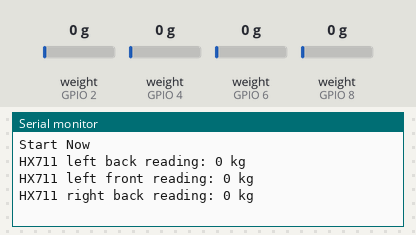
A sketch run on a simulated ESP32. Shown: the last lines printed to the serial monitor. The test bench sets the inputs (shaded band); at power-on: weight on the scale (sensors on GPIO 2, GPIO 4, GPIO 6, GPIO 8) 0 g.

Above: at 7.2 s.
7.3 s: weight on the scale (sensor on GPIO 2) set to 2500 g
At 7.56 s:
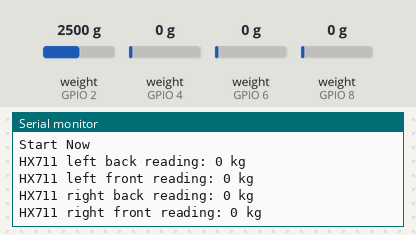
10.4 s: weight on the scale (sensor on GPIO 4) set to 2500 g
At 11.16 s:
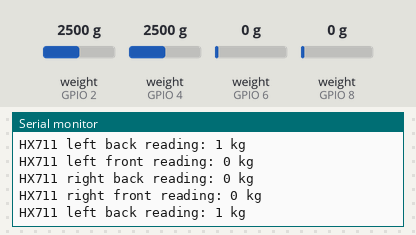
12.3 s: weight on the scale (sensor on GPIO 6) set to 2500 g
At 13.16 s:
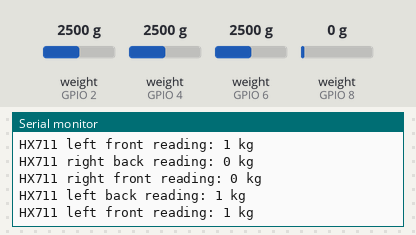
14.2 s: weight on the scale (sensor on GPIO 8) set to 2500 g
At 14.36 s:
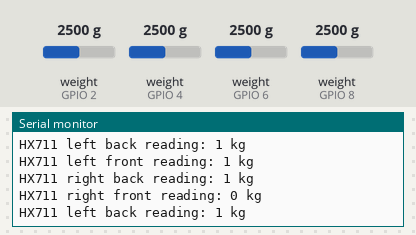
16.1 s: weight on the scale (sensor on GPIO 2) set to 4900 g
At 16.36 s:
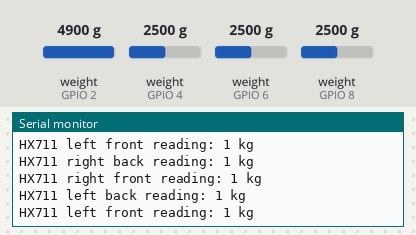
18.0 s: weight on the scale (sensor on GPIO 4) set to 4900 g
At 18.37 s:
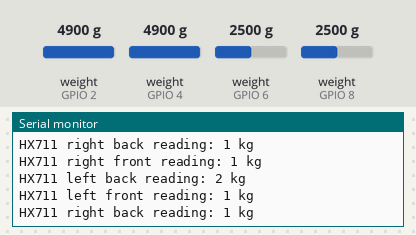
Timing chart, 0 to 20.9 s (numbered marks = the images above; inputs shaded):
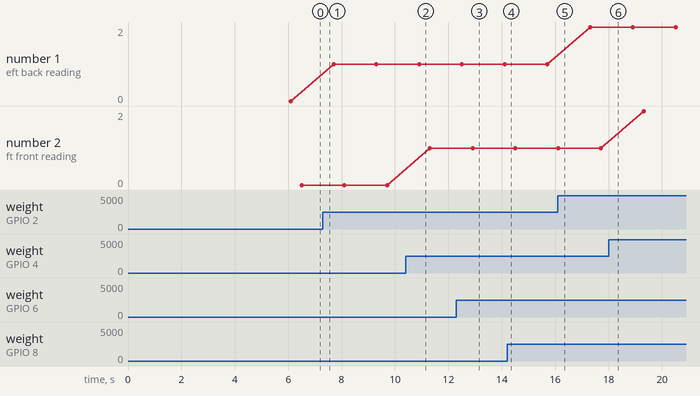

Measured:
- plotted number 1: 0 → 1 after the input at 7.3 s, 1 → 2 after the input at 16.1 s

The sketch:

loadcell_algo.ino
```cpp
/*
 UI 개발할 때 set 페이지에서 start 누르면 압력감지가 시작되도록 연동
1. 한쪽 발에서의 전족의 비율
2. 한쪽 발에서의 중+후족의 비율
3. 양발(왼발과 오른발)의 압력 비율 비교
카메라랑 연동해서 횟수 끝나면 운동 종료 or 무게 관련 알고리즘으로 바벨 들면 시작 내려놓으면 종료 그때까지 모든 시점 값 다 더해서 평균내기
원래 무게에서 바벨 들어서 무게가 증가되면 시작, 원래 무게로 돌아오면 종료
*/
// 05.12 무게 비율 구하기까지 성공 위에 주석 처리돼있는 것들만 완성하면 될듯
#include "HX711.h"

//lb= -7000 lf= -7000 , rb= -7000 , rf= -7000 캘리브레이션 값 외관 완성 후 다시 재검토 필요
// HX711 circuit wiring 각 HX711들의 포트 지정 back은 후족, front는 중족,전족 의미
const int LOADCELL_left_back_DOUT_PIN = 2;
const int LOADCELL_left_back_SCK_PIN = 3;
const int LOADCELL_left_front_DOUT_PIN = 4;
const int LOADCELL_left_front_SCK_PIN = 5;
const int LOADCELL_right_back_DOUT_PIN = 6;
const int LOADCELL_right_back_SCK_PIN = 7;
const int LOADCELL_right_front_DOUT_PIN = 8;
const int LOADCELL_right_front_SCK_PIN = 9;


HX711 scale_left_back;
HX711 scale_left_front;
HX711 scale_right_back;
HX711 scale_right_front;

// 각각의 수치들을 관리하는 구조체
struct mean
{
  long lb=0; // 왼쪽 후족 측정한 수치들의 평균
  long lf=0; // 왼쪽 전족 측정한 수치들의 평균
  long rb=0; // 오른쪽 후족 측정한 수치들의 평균
  long rf=0; // 오른쪽 전족 측정한 수치들의 평균
  long rate_left_front=0; // 왼쪽 전체 중에서 전족의 비율
  long rate_left_back=0; // 왼쪽 전체 중에서 후족의 비율
  long rate_right_front=0; // 오른쪽 전체 중에서 전족의 비율
  long rate_right_back=0; // 오른쪽 전체 중에서 후족의 비율
  long rate_both_left=0; // 양쪽발 전체에 실린 압력 중 왼쪽 발의 비율
  long rate_both_right=0; // 양쪽발 전체에 실린 압력중 오른쪽 발의 비율
};
// 구조체를 리턴하는 함수
struct mean calculate_mean()
{
  int n = 0 ; // n은 운동 하는 시간동안 측정된 수치들의 갯수
  long sum_lb =0 ; // 왼쪽 후족 압력 전체의 합
  long sum_lf =0 ; // 왼쪽 전족 압력 전체의 합
  long sum_rb =0 ; // 오른쪽 후족 압력 전체의 합
  long sum_rf =0 ; // 오른쪽 전족 압력 전체의 합
  struct mean means; // 함수에서 사용할 구조체 선언


  while(n<=10) // 테스트 용으로 n <= 10 으로 사용. 측정 시작과 끝 확실히 해야 함.
  {
    if (scale_left_back.is_ready())
    {
    long reading_left_back = scale_left_back.get_units()*0.453592;
    sum_lb = reading_left_back+sum_lb ;

    Serial.print("HX711 left back reading: ");
    Serial.print(reading_left_back);
    Serial.println(" kg ");

    }
  delay(300);
    if (scale_left_front.is_ready())
    {
    long reading_left_front = scale_left_front.get_units()*0.453592;
    sum_lf = reading_left_front+sum_lf;

    Serial.print("HX711 left front reading: ");
    Serial.print(reading_left_front);
    Serial.println(" kg ");

    }
  delay(300);
    if (scale_right_back.is_ready())
    {
    long reading_right_back = scale_right_back.get_units()*0.453592;
    sum_rb = reading_right_back+sum_rb ;

    Serial.print("HX711 right back reading: ");
    Serial.print(reading_right_back);
    Serial.println(" kg ");

    }
  delay(300);
    if (scale_right_front.is_ready())
    {
    long reading_right_front = scale_right_front.get_units()*0.453592;
    sum_rf = reading_right_front+sum_rf;

    Serial.print("HX711 right front reading: ");
    Serial.print(reading_right_front);
    Serial.println(" kg ");

    }
  delay(300);
  n++ ; // 한번 다 측정되면 n이 1증가 평균구할 때 n으로 나누기
}
//무게를 조금 더 정확하게 측정하기 위해 여러 수치에 대하여 평균으로 측정
means.lb=sum_lb/n;
means.lf=sum_lf/n;
means.rb=sum_rb/n;
means.rf=sum_rf/n;

// 1. 왼발 앞뒤 상대비율
means.rate_left_front=means.lf*100/(means.lf+means.lb);
means.rate_left_back=100-means.rate_left_front;
//2. 오른발 앞뒤 상대비율
means.rate_right_front=means.rf*100/(means.rf+means.rb);
means.rate_right_back=100-means.rate_right_front;
//3. 좌우 상대비율
means.rate_both_left=(means.lf+means.lb)*100/(means.lf+means.lb+means.rb+means.rf);
means.rate_both_right=100-means.rate_both_left;


return means; // sum_lb mean_lb로 바꾸기 나중에 회로 고쳐지면 ( ?? )
}

void setup()
{
  Serial.begin(9600);
  scale_left_back.begin(LOADCELL_left_back_DOUT_PIN, LOADCELL_left_back_SCK_PIN);
  scale_left_front.begin(LOADCELL_left_front_DOUT_PIN, LOADCELL_left_front_SCK_PIN);
  scale_right_back.begin(LOADCELL_right_back_DOUT_PIN, LOADCELL_right_back_SCK_PIN);
  scale_right_front.begin(LOADCELL_right_front_DOUT_PIN, LOADCELL_right_front_SCK_PIN);


  scale_left_back.set_scale(-10000 ); // 각자 calibration 해보고 구한 값 넣기
  scale_left_back.tare();  // 현재 값을 0으로 정한다는 코드

  scale_left_front.set_scale(-10000); // 각자 calibration 해보고 구한 값 넣기
  scale_left_front.tare();  // 현재 값을 0으로 정한다는 코드


  scale_right_back.set_scale(-10000); // 각자 calibration 해보고 구한 값 넣기
  scale_right_back.tare();  // 현재 값을 0으로 정한다는 코드


  scale_right_front.set_scale( -10000); // 각자 calibration 해보고 구한 값 넣기
  scale_right_front.tare();  // 현재 값을 0으로 정한다는 코드

  Serial.println("Start Now");
  delay(2000);
}


void loop()
{

struct mean means;
means=calculate_mean(); // 리턴되는 구조체 그대로 받아오기


Serial.print("왼발 후족의 비율: ");
Serial.print(means.rate_left_back);
Serial.println("%");
Serial.print("왼발 전족의 비율: ");
Serial.print(means.rate_left_front);
Serial.println("%");
Serial.print("오른발 후족의 비율: ");
Serial.print(means.rate_right_back);
Serial.println("%");
Serial.print("오른발 전족의 비율: ");
Serial.print(means.rate_right_front);
Serial.println("%");
Serial.print("전체 중 왼발의 비율: ");
Serial.print(means.rate_both_left);
Serial.println("%");
Serial.print("전체 중 오른발의 비율: ");
Serial.print(means.rate_both_right);
Serial.println("%");


}
```
